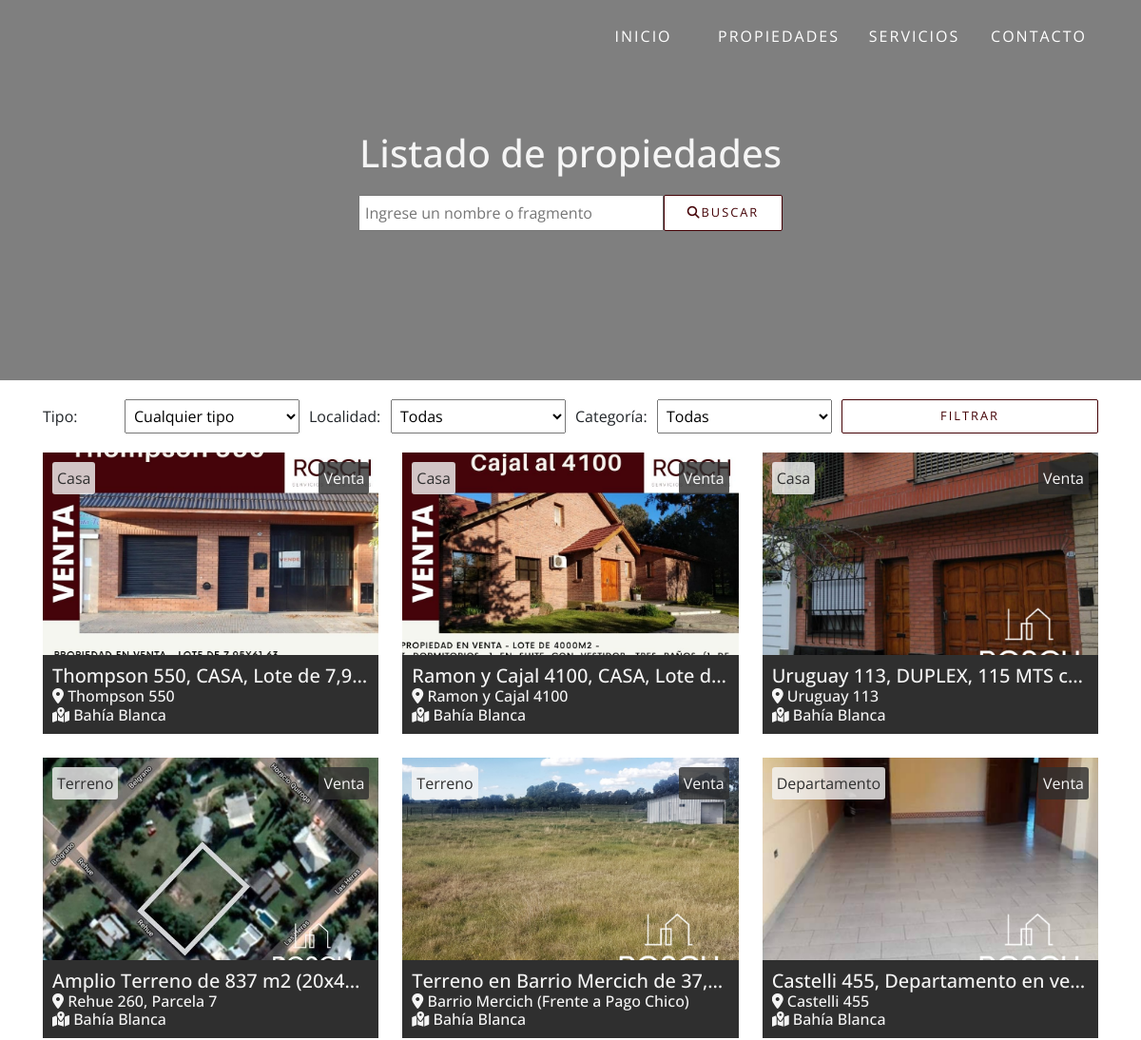
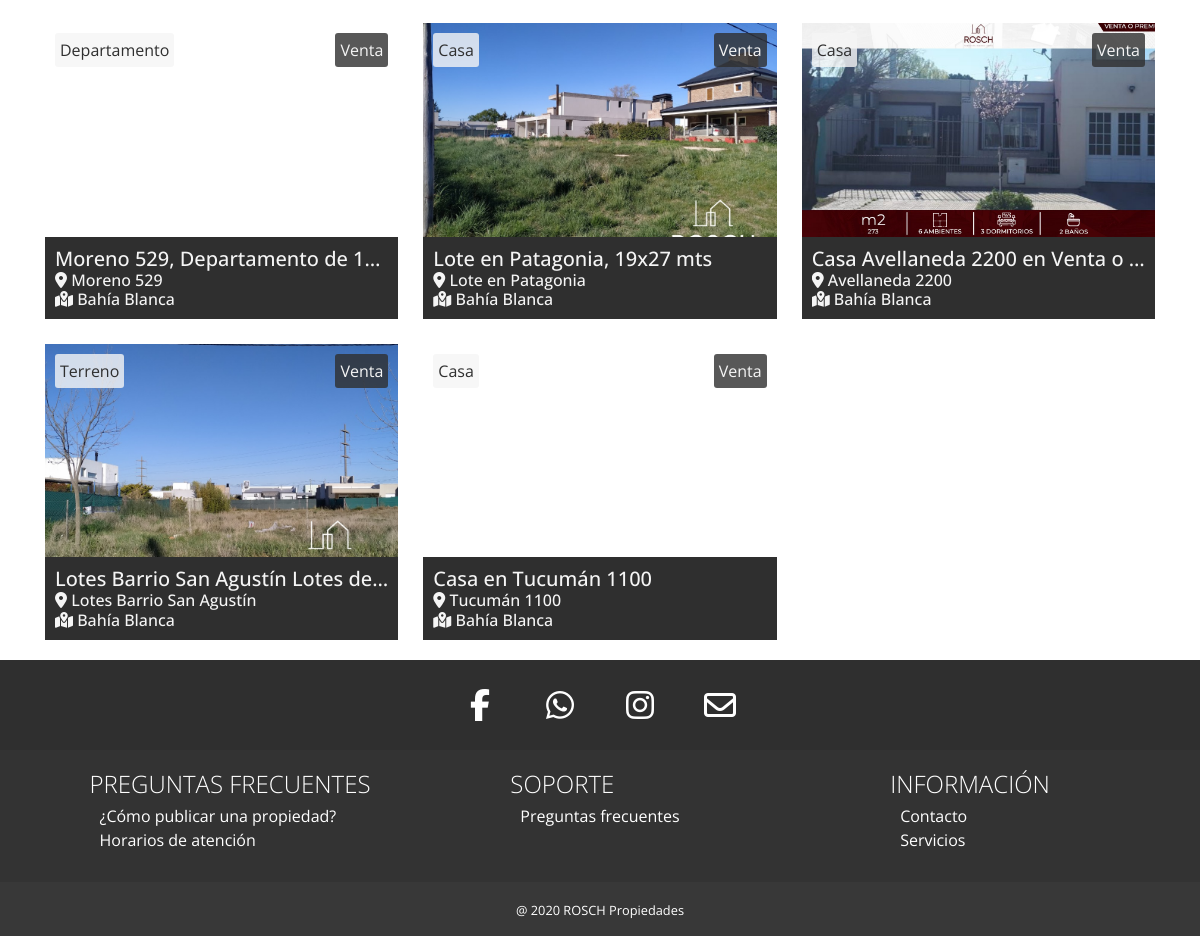
Screenshot of /propiedades.php with the database file from the repository (2 pictures, top to bottom).
### tables this page shows
CREATE TABLE `propiedades` (
  `ID_Propiedad` int(11) NOT NULL,
  `Título` varchar(255) NOT NULL,
  `Dirección` varchar(255) NOT NULL,
  `ID_Tipo` tinyint(4) NOT NULL,
  `Piso` tinyint(4) DEFAULT NULL,
  `Departamento` varchar(20) DEFAULT NULL,
  `Descripción` text DEFAULT NULL,
  `Localidad` varchar(255) NOT NULL,
  `Categoría` varchar(255) NOT NULL
);

CREATE TABLE `tipos_propiedades` (
  `ID_Tipo` tinyint(11) NOT NULL,
  `Nombre_Tipo` varchar(255) NOT NULL
);

### propiedades.php (the view, shortened to what this page needs)
<?php
require_once("conexion.php");
if (empty($_GET)) {
	$consulta = $conexionBD->prepare("SELECT propiedades.ID_Propiedad, propiedades.Título, propiedades.Dirección, tipos_propiedades.Nombre_Tipo AS Tipo, propiedades.Piso, propiedades.Departamento, propiedades.Descripción, propiedades.Localidad, propiedades.Categoría FROM propiedades INNER JOIN tipos_propiedades ON propiedades.ID_Tipo = tipos_propiedades.ID_Tipo WHERE Categoría!='No disponible'");
	$consulta->execute();
	$resultados = $consulta->fetchAll();
} else if(isset($_GET['Nombre'])) {
	$consulta = $conexionBD->prepare("SELECT propiedades.ID_Propiedad, propiedades.Título, propiedades.Dirección, tipos_propiedades.Nombre_Tipo AS Tipo, propiedades.Piso, propiedades.Departamento, propiedades.Descripción, propiedades.Localidad, propiedades.Categoría FROM propiedades INNER JOIN tipos_propiedades ON propiedades.ID_Tipo = tipos_propiedades.ID_Tipo WHERE Título LIKE ?");
	$consulta->execute(array("%" . $_GET['Nombre'] . "%"));
	$resultados = $consulta->fetchAll();
}
?>
<!DOCTYPE html>
<html lang="en">
<head>
	<link rel="stylesheet" href="https://stackpath.bootstrapcdn.com/bootstrap/4.5.2/css/bootstrap.min.css">
	<link href='https://cdn.jsdelivr.net/npm/boxicons@2.0.5/css/boxicons.min.css' rel='stylesheet'>
	<link rel="stylesheet" href="css/master.css">
	<link rel="stylesheet" href="css/propiedades.css">
</head>
<body>
	<div class="intro">
		<div class="container">
			<h1>Listado de propiedades</h1>
			<form action="">
				<input type="text" name="Nombre" placeholder="Ingrese un nombre o fragmento">
				<button class="button"><i class="fas fa-search"></i><span>Buscar</span></button>
			</form>
		</div>
	</div>
	<section class="propiedades">
		<div class="filtros">
			<div class="container">
				<form class="grid-wrapper" method="GET">
					<label>
						<span>Tipo:</span>
						<select name="Tipo">
							<option value="">Cualquier tipo</option>
							<?php
								$tipos = $conexionBD->prepare("SELECT * FROM tipos_propiedades;");
								$tipos->execute();
								$tipos = $tipos->fetchAll();
							?>
						</select>
					</label>
					<label>
						<span>Localidad:</span>
						<select name="Localidad">
							<option value="">Todas</option>
						</select>
					</label>
					<label>
						<span>Categoría:</span>
						<select name="Categoría">
							<option value="Ambas">Todas</option>
						</select>
					</label>
					<button class="button">Filtrar</button>
				</form>
			</div>
		</div>
		<div class="container">
		<?php foreach ($resultados as $resultado => $propiedad): ?>
			<div class="propiedad">
				<a class="cat" href="<?php echo 'propiedades.php?Tipo=&Localidad=&Categoría=' . $propiedad['Categoría']; ?>">
					<?php echo $propiedad['Categoría']; ?>
				</a>
				<?php foreach ($tipos as $resultado => $nombre): ?>
					<?php if ($nombre['Nombre_Tipo'] == $propiedad['Tipo']): ?>
						<a class="type" href="propiedades.php?Tipo=<?php echo $nombre['ID_Tipo'] ?>&Localidad=&Categoría=Ambas"> <?php echo $propiedad['Tipo']; ?> </a>
					<?php endif; ?>
				<?php endforeach; ?>
				<a href="detalles.php?Propiedad=<?php echo $propiedad['ID_Propiedad'] ?>" class="detail-link">
					<div class="back" style="background-image: url('imgs/propiedades/<?php echo $propiedad['Título']; ?>/<?php echo scandir("imgs/propiedades/{$propiedad['Título']}")[2]; ?>'); background-position: center; background-size: cover; background-repeat: no-repeat;"></div>
					<div class="desc">
						<h5 title="<?php echo $propiedad['Título']; ?>"><?php echo $propiedad['Título']; ?></h6>
						<h6 title="<?php echo $propiedad['Dirección']; ?>"><i class="fas fa-map-marker-alt"></i> <?php echo $propiedad['Dirección']; ?></h6>
						<h6 title="<?php echo $propiedad['Localidad']; ?>"><i class="fas fa-map-marked-alt"></i> <?php echo $propiedad['Localidad']; ?></h6>
					</div>
				</a>
			</div>
		<?php endforeach; ?>
		</div>
	</section>
</body>
</html>

### rows the page displays
propiedades: Categoría "Venta", Título (picture), Título "Thompson 550, CASA, Lote de 7,9…", Dirección "Thompson 550", Localidad "Bahía Blanca"
tipos_propiedades: Nombre_Tipo "Casa"
propiedades: Categoría "Venta", Título (picture), Título "Ramon y Cajal 4100, CASA, Lote d…", Dirección "Ramon y Cajal 4100", Localidad "Bahía Blanca"
propiedades: Categoría "Venta", Título (picture), Título "Uruguay 113, DUPLEX, 115 MTS c…", Dirección "Uruguay 113", Localidad "Bahía Blanca"
propiedades: Categoría "Venta", Título "Amplio Terreno de 837 m2 (20x4…", Dirección "Rehue 260, Parcela 7", Localidad "Bahía Blanca"
tipos_propiedades: Nombre_Tipo "Terreno"
propiedades: Categoría "Venta", Título (picture), Título "Terreno en Barrio Mercich de 37,…", Dirección "Barrio Mercich (Frente a Pago Chico)", Localidad "Bahía Blanca"
propiedades: Categoría "Venta", Título (picture), Título "Castelli 455, Departamento en ve…", Dirección "Castelli 455", Localidad "Bahía Blanca"
tipos_propiedades: Nombre_Tipo "Departamento"
propiedades: Categoría "Venta", Título "Moreno 529, Departamento de 1…", Dirección "Moreno 529", Localidad "Bahía Blanca"
propiedades: Categoría "Venta", Título (picture), Título "Lote en Patagonia, 19x27 mts", Dirección "Lote en Patagonia", Localidad "Bahía Blanca"
propiedades: Categoría "Venta", Título (picture), Título "Casa Avellaneda 2200 en Venta o…", Dirección "Avellaneda 2200", Localidad "Bahía Blanca"
propiedades: Categoría "Venta", Título (picture), Título "Lotes Barrio San Agustín Lotes d…", Dirección "Lotes Barrio San Agustín", Localidad "Bahía Blanca"
propiedades: Categoría "Venta", Título "Casa en Tucumán 1100", Dirección "Tucumán 1100", Localidad "Bahía Blanca"
